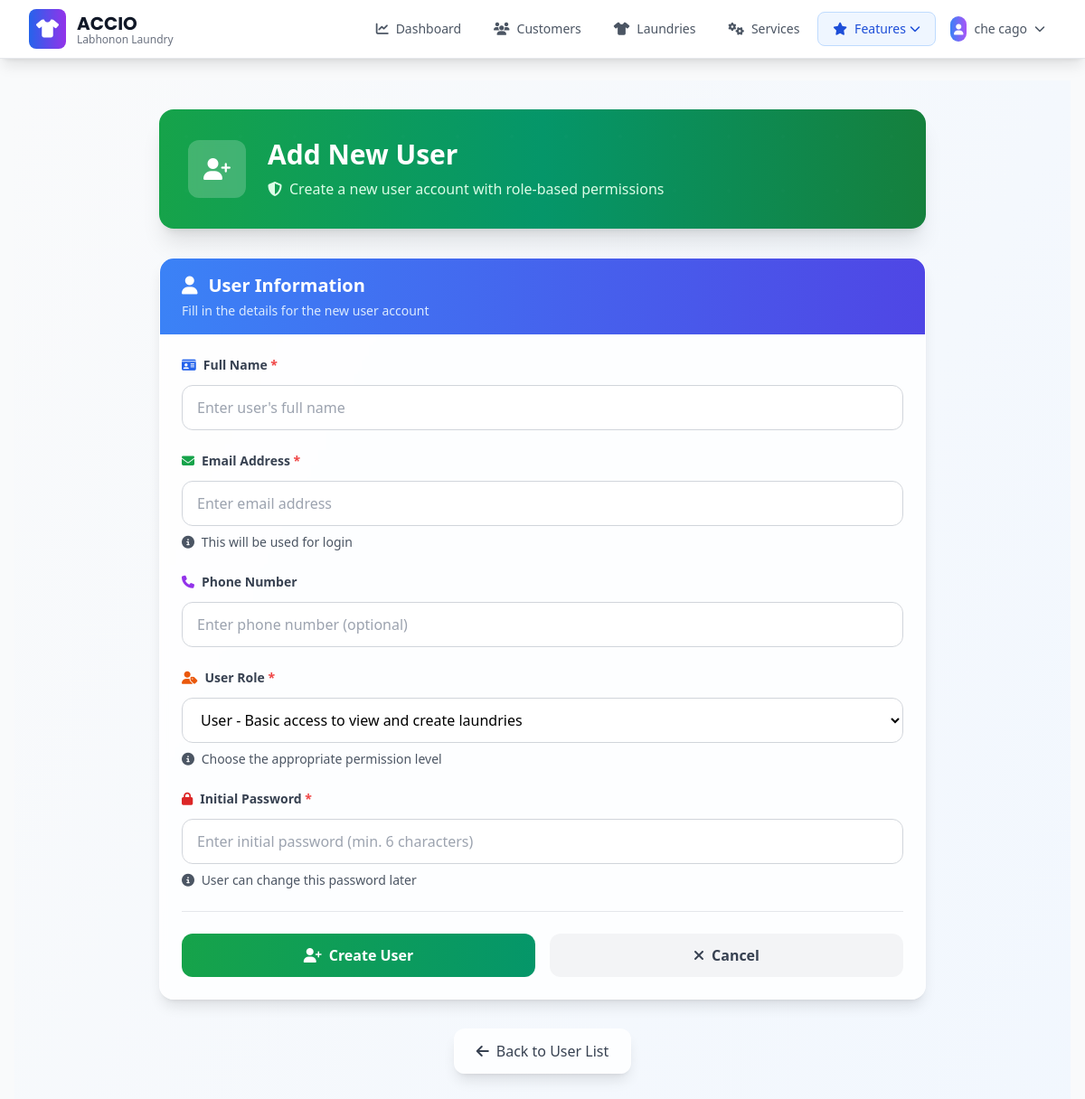
Screenshot of /admin/users/users/add (signed in) with the database file from the repository.
### app/models.py (models this page shows, shortened)
class BusinessSettings(db.Model):
    id = db.Column(db.Integer, primary_key=True)
    business_name = db.Column(db.String(200), default="ACCIO")
    business_tagline = db.Column(db.String(200), default="Labhonon Laundry")
    business_description = db.Column(
        db.Text, default="Professional laundry services with quality care"
    )
    phone = db.Column(db.String(50), default="+639761111464")
    email = db.Column(db.String(150), default="info@acciolaundry.com")
    address = db.Column(
        db.Text,
        default="Purok 17, Lower Mandacpan, Brgy. San Vicente, Butuan City, Philippines",
    )
    operating_hours = db.Column(db.Text, default="Monday - Sunday: 6:00 AM - 8:00 PM")
    footer_text = db.Column(db.Text, default="Quality laundry services you can trust")
    copyright_text = db.Column(
        db.String(200), default="© 2025 ACCIO Labhonon Laundry. All rights reserved."
    )
    facebook_url = db.Column(db.String(255))
    instagram_url = db.Column(db.String(255))
    website_url = db.Column(db.String(255))
    currency_symbol = db.Column(db.String(10), default="₱")
    date_format = db.Column(db.String(20), default="%B %d, %Y")
    timezone = db.Column(db.String(50), default="Asia/Manila")
    created_at = db.Column(db.DateTime, default=datetime.utcnow)
    updated_at = db.Column(
        db.DateTime, default=datetime.utcnow, onupdate=datetime.utcnow
    )
    updated_by = db.Column(db.Integer, db.ForeignKey("user.id"))
    updated_by_user = db.relationship("User", backref="business_settings_updates")
    @staticmethod
    def get_settings():
        settings = BusinessSettings.query.first()
        if not settings:
            settings = BusinessSettings()
            db.session.add(settings)
            db.session.commit()
        return settings

class User(db.Model, UserMixin):
    id = db.Column(db.Integer, primary_key=True)
    email = db.Column(db.String(150), unique=True)
    password = db.Column(db.String(150))
    full_name = db.Column(db.String(150))
    phone = db.Column(db.String(20))
    role = db.Column(
        db.String(20), default="user"
    )  # 'super_admin', 'admin', 'manager', 'user'
    is_active = db.Column(db.Boolean, default=True)
    must_change_password = db.Column(db.Boolean, default=False)
    date_created = db.Column(db.DateTime, default=datetime.utcnow)
    def is_admin(self):
        return self.role in ["admin", "super_admin"]
    def is_super_admin(self):
        return self.role == "super_admin"

### app/user_management.py (the view, shortened to what this page needs)
@user_management.route("/users/add", methods=["GET", "POST"])
@super_admin_required
def add_user():
    return render_template("user_management/add_user.html")

### app/__init__.py (called while the page is built)
@login_manager.user_loader
def load_user(id):
    from .models import User
    return User.query.get(int(id))

### app/templates/user_management/add_user.html (shortened to what this page needs)
{% extends "base.html" %}
{% block content %}
<div class="min-h-screen bg-gradient-to-br from-gray-50 to-blue-50">
    <div class="max-w-4xl mx-auto px-6 py-8">
        <div class="bg-gradient-to-r from-green-600 via-emerald-600 to-green-700 rounded-2xl shadow-xl p-8 mb-8 relative overflow-hidden">
            <div class="absolute inset-0 opacity-10">
                <div class="absolute inset-0" style="background-image: radial-gradient(circle, rgba(255,255,255,0.1) 2px, transparent 2px); background-size: 60px 60px;"></div>
            </div>
            <div class="relative flex items-center space-x-6">
                <div class="w-16 h-16 bg-white/20 backdrop-blur-sm rounded-xl flex items-center justify-center">
                    <i class="fas fa-user-plus text-2xl text-white"></i>
                </div>
                <div>
                    <h1 class="text-3xl font-bold text-white mb-2">Add New User</h1>
                    <p class="text-green-100 flex items-center">
                        <i class="fas fa-shield-alt mr-2"></i>
                        Create a new user account with role-based permissions
                    </p>
                </div>
            </div>
        </div>
        <div class="bg-white/80 backdrop-blur-sm rounded-2xl shadow-lg border border-white/20 overflow-hidden">
            <div class="bg-gradient-to-r from-blue-500 to-indigo-600 px-6 py-4">
                <h2 class="text-xl font-bold text-white flex items-center">
                    <i class="fas fa-user mr-3"></i>
                    User Information
                </h2>
                <p class="text-blue-100 text-sm mt-1">Fill in the details for the new user account</p>
            </div>
            <div class="p-6">
                <form method="POST" class="space-y-6">
                    <div>
                        <label for="full_name" class="block text-sm font-semibold text-gray-700 mb-3">
                            <i class="fas fa-id-card mr-2 text-blue-600"></i>Full Name <span class="text-red-500">*</span>
                        </label>
                        <input type="text" id="full_name" name="full_name" required
                               class="w-full px-4 py-3 border border-gray-300 rounded-xl focus:outline-none focus:ring-2 focus:ring-blue-500 focus:border-transparent transition-all duration-200 bg-white/70 backdrop-blur-sm"
                               placeholder="Enter user's full name">
                    </div>
                    <div>
                        <label for="email" class="block text-sm font-semibold text-gray-700 mb-3">
                            <i class="fas fa-envelope mr-2 text-green-600"></i>Email Address <span class="text-red-500">*</span>
                        </label>
                        <input type="email" id="email" name="email" required
                               class="w-full px-4 py-3 border border-gray-300 rounded-xl focus:outline-none focus:ring-2 focus:ring-green-500 focus:border-transparent transition-all duration-200 bg-white/70 backdrop-blur-sm"
                               placeholder="Enter email address">
                        <div class="mt-2 text-sm text-gray-600">
                            <i class="fas fa-info-circle mr-1"></i>
                            This will be used for login
                        </div>
                    </div>
                    <div>
                        <label for="phone" class="block text-sm font-semibold text-gray-700 mb-3">
                            <i class="fas fa-phone mr-2 text-purple-600"></i>Phone Number
                        </label>
                        <input type="tel" id="phone" name="phone"
                               class="w-full px-4 py-3 border border-gray-300 rounded-xl focus:outline-none focus:ring-2 focus:ring-purple-500 focus:border-transparent transition-all duration-200 bg-white/70 backdrop-blur-sm"
                               placeholder="Enter phone number (optional)">
                    </div>
                    <div>
                        <label for="role" class="block text-sm font-semibold text-gray-700 mb-3">
                            <i class="fas fa-user-tag mr-2 text-orange-600"></i>User Role <span class="text-red-500">*</span>
                        </label>
                        <select id="role" name="role" required
                                class="w-full px-4 py-3 border border-gray-300 rounded-xl focus:outline-none focus:ring-2 focus:ring-orange-500 focus:border-transparent transition-all duration-200 bg-white/70 backdrop-blur-sm">
                            <option value="user">User - Basic access to view and create laundries</option>
                        </select>
                        <div class="mt-2 text-sm text-gray-600">
                            <i class="fas fa-info-circle mr-1"></i>
                            Choose the appropriate permission level
                        </div>
                    </div>
                    <div>
                        <label for="password" class="block text-sm font-semibold text-gray-700 mb-3">
                            <i class="fas fa-lock mr-2 text-red-600"></i>Initial Password <span class="text-red-500">*</span>
                        </label>
                        <input type="password" id="password" name="password" required
                               class="w-full px-4 py-3 border border-gray-300 rounded-xl focus:outline-none focus:ring-2 focus:ring-red-500 focus:border-transparent transition-all duration-200 bg-white/70 backdrop-blur-sm"
                               placeholder="Enter initial password (min. 6 characters)">
                        <div class="mt-2 text-sm text-gray-600">
                            <i class="fas fa-info-circle mr-1"></i>
                            User can change this password later
                        </div>
                    </div>
                    <div class="pt-6 border-t border-gray-200">
                        <div class="flex space-x-4">
                            <button type="submit"
                                    class="flex-1 bg-gradient-to-r from-green-600 to-emerald-600 hover:from-green-700 hover:to-emerald-700 text-white font-semibold py-3 px-6 rounded-xl transition-all duration-300 hover:shadow-lg transform hover:-translate-y-1 flex items-center justify-center space-x-2">
                                <i class="fas fa-user-plus"></i>
                                <span>Create User</span>
                            </button>
                            <a href="{{ url_for('user_management.list_users') }}"
                               class="flex-1 bg-gray-100 hover:bg-gray-200 text-gray-700 font-semibold py-3 px-6 rounded-xl transition-all duration-300 flex items-center justify-center space-x-2">
                                <i class="fas fa-times"></i>
                                <span>Cancel</span>
                            </a>
                        </div>
                    </div>
                </form>
            </div>
        </div>
        <div class="mt-8 text-center">
            <a href="{{ url_for('user_management.list_users') }}"
               class="inline-flex items-center space-x-2 px-6 py-3 bg-white/80 hover:bg-white backdrop-blur-sm text-gray-700 font-medium rounded-xl transition-all duration-200 shadow-lg hover:shadow-xl border border-white/20">
                <i class="fas fa-arrow-left"></i>
                <span>Back to User List</span>
            </a>
        </div>
    </div>
</div>
{% endblock %}

### app/templates/base.html (shortened to what this page needs)
<!DOCTYPE html>
<html lang="en">
<head>
    <script src="https://cdn.tailwindcss.com"></script>
    <link rel="stylesheet" href="https://cdnjs.cloudflare.com/ajax/libs/font-awesome/6.4.0/css/all.min.css">
</head>
<body class="bg-gray-50 font-sans" data-authenticated="{% if current_user.is_authenticated %}true{% else %}false{% endif %}">
    <nav class="bg-white shadow-lg border-b border-gray-200 sticky top-0 left-0 w-full z-50">
        <div class="max-w-7xl mx-auto px-4 sm:px-6 lg:px-8">
            <div class="flex justify-between items-center h-16">
                <div class="flex items-center flex-shrink-0">
                    <div class="flex-shrink-0 flex items-center">
                        <div class="bg-gradient-to-r from-blue-600 to-purple-600 rounded-lg p-2 mr-3">
                            <i class="fas fa-tshirt text-white text-xl"></i>
                        </div>
                        <div>
                            <h1 class="brand-font text-xl font-bold text-gray-900">{{ business_settings.business_name }}</h1>
                            <p class="text-xs text-gray-500 -mt-1">{{ business_settings.business_tagline }}</p>
                        </div>
                    </div>
                </div>
                <div class="hidden md:flex items-center space-x-1 flex-1 justify-end">
                    {% if current_user.is_authenticated %}
                        <a href="{{ url_for('views.dashboard') }}" class="flex items-center px-4 py-2 rounded-lg text-sm font-medium transition-all duration-200 {% if request.endpoint == 'views.dashboard' %}bg-blue-50 text-blue-700 border border-blue-200{% else %}text-gray-600 hover:text-blue-700 hover:bg-blue-50{% endif %}">
                            <i class="fas fa-chart-line mr-2"></i>
                            Dashboard
                        </a>
                        <a href="{{ url_for('customer.list_customers') }}"
                           class="flex items-center px-4 py-2 rounded-lg text-sm font-medium transition-all duration-200
                                  {% if request.endpoint == 'customer.list_customers' %}
                                      bg-blue-50 text-blue-700 border border-blue-200
                                  {% else %}
                                      text-gray-600 hover:text-blue-700 hover:bg-blue-50
                                  {% endif %}">
                            <i class="fas fa-users mr-2"></i>
                            Customers
                        </a>
                        <a href="{{ url_for('laundry.list_laundries') }}"
                           class="flex items-center px-4 py-2 rounded-lg text-sm font-medium transition-all duration-200
                                  {% if request.endpoint == 'laundry.list_laundries' %}
                                      bg-blue-50 text-blue-700 border border-blue-200
                                  {% else %}
                                      text-gray-600 hover:text-blue-700 hover:bg-blue-50
                                  {% endif %}">
                            <i class="fas fa-tshirt mr-2"></i>
                            Laundries
                        </a>
                        {% if current_user.is_admin() %}
                        <a href="{{ url_for('service.list_services') }}"
                           class="flex items-center px-4 py-2 rounded-lg text-sm font-medium transition-all duration-200
                                  {% if request.endpoint == 'service.list_services' %}
                                      bg-blue-50 text-blue-700 border border-blue-200
                                  {% else %}
                                      text-gray-600 hover:text-blue-700 hover:bg-blue-50
                                  {% endif %}">
                            <i class="fas fa-cogs mr-2"></i>
                            Services
                        </a>
                        {% endif %}
                        {% if current_user.is_admin() %}
                        <div class="relative group">
                            <button class="flex items-center px-4 py-2 rounded-lg text-sm font-medium transition-all duration-200
                                         {% if request.endpoint and (request.endpoint.startswith('expenses.') or request.endpoint == 'views.reports' or request.endpoint == 'views.analytics' or request.endpoint.startswith('user_management.')) %}
                                             bg-blue-50 text-blue-700 border border-blue-200
                                         {% else %}
                                             text-gray-600 hover:text-blue-700 hover:bg-blue-50
                                         {% endif %}">
                                <i class="fas fa-star mr-2"></i>
                                Features
                                <i class="fas fa-chevron-down ml-1 text-xs"></i>
                            </button>
                        </div>
                        {% endif %}
                        <div class="relative ml-4 group">
                            <button class="flex items-center px-3 py-2 rounded-lg text-sm font-medium text-gray-600 hover:text-blue-700 hover:bg-blue-50 transition-all duration-200">
                                <div class="bg-gradient-to-r from-blue-500 to-purple-500 rounded-full p-1 mr-2">
                                    <i class="fas fa-user text-white text-xs"></i>
                                </div>
                                {{ current_user.full_name or current_user.email.split('@')[0] }}
                                <i class="fas fa-chevron-down ml-2 text-xs"></i>
                            </button>
                        </div>
                    {% endif %}
                </div>
            </div>
        </div>
    </nav>
    <main class="max-w-7xl mx-auto px-4 py-6">
        {% block content %}{% endblock %}
    </main>
</body>
</html>

### app/templates/base.html (style rules this page uses)
body { font-family: 'Inter', sans-serif; }
.brand-font { font-family: 'Poppins', sans-serif; }

### rows the page displays
BusinessSettings: business_name "ACCIO", business_tagline "Labhonon Laundry"
User: full_name "che cago"
